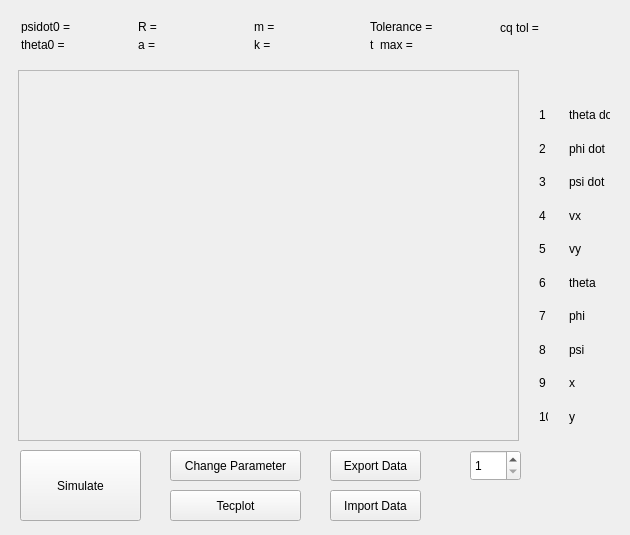
<?xml version="1.0" encoding="UTF-8"?>
<ui version="4.0">
 <class>MainWindow</class>
 <widget class="QMainWindow" name="MainWindow">
  <property name="geometry">
   <rect>
    <x>0</x>
    <y>0</y>
    <width>630</width>
    <height>535</height>
   </rect>
  </property>
  <property name="minimumSize">
   <size>
    <width>630</width>
    <height>535</height>
   </size>
  </property>
  <property name="maximumSize">
   <size>
    <width>630</width>
    <height>535</height>
   </size>
  </property>
  <property name="windowTitle">
   <string>MainWindow</string>
  </property>
  <widget class="QWidget" name="centralWidget">
   <widget class="QPushButton" name="changeparameter_button">
    <property name="geometry">
     <rect>
      <x>170</x>
      <y>450</y>
      <width>131</width>
      <height>31</height>
     </rect>
    </property>
    <property name="text">
     <string>Change Parameter</string>
    </property>
   </widget>
   <widget class="QPushButton" name="Simulate_button">
    <property name="geometry">
     <rect>
      <x>20</x>
      <y>450</y>
      <width>121</width>
      <height>71</height>
     </rect>
    </property>
    <property name="text">
     <string>Simulate</string>
    </property>
   </widget>
   <widget class="QPushButton" name="Import_button">
    <property name="geometry">
     <rect>
      <x>330</x>
      <y>490</y>
      <width>91</width>
      <height>31</height>
     </rect>
    </property>
    <property name="text">
     <string>Import Data</string>
    </property>
   </widget>
   <widget class="QPushButton" name="Export_button">
    <property name="geometry">
     <rect>
      <x>330</x>
      <y>450</y>
      <width>91</width>
      <height>31</height>
     </rect>
    </property>
    <property name="text">
     <string>Export Data</string>
    </property>
   </widget>
   <widget class="QPushButton" name="Tecplot_button">
    <property name="geometry">
     <rect>
      <x>170</x>
      <y>490</y>
      <width>131</width>
      <height>31</height>
     </rect>
    </property>
    <property name="text">
     <string>Tecplot</string>
    </property>
   </widget>
   <widget class="QFrame" name="plottingframe">
    <property name="geometry">
     <rect>
      <x>18</x>
      <y>70</y>
      <width>501</width>
      <height>371</height>
     </rect>
    </property>
    <property name="frameShape">
     <enum>QFrame::StyledPanel</enum>
    </property>
    <property name="frameShadow">
     <enum>QFrame::Raised</enum>
    </property>
   </widget>
   <widget class="QSpinBox" name="spinBox">
    <property name="geometry">
     <rect>
      <x>470</x>
      <y>450</y>
      <width>51</width>
      <height>31</height>
     </rect>
    </property>
    <property name="minimum">
     <number>1</number>
    </property>
    <property name="maximum">
     <number>9</number>
    </property>
   </widget>
   <widget class="QWidget" name="verticalLayoutWidget">
    <property name="geometry">
     <rect>
      <x>528</x>
      <y>90</y>
      <width>31</width>
      <height>351</height>
     </rect>
    </property>
    <layout class="QVBoxLayout" name="verticalLayout">
     <item>
      <widget class="QLabel" name="label_2">
       <property name="text">
        <string>1</string>
       </property>
      </widget>
     </item>
     <item>
      <widget class="QLabel" name="label_7">
       <property name="text">
        <string>2</string>
       </property>
      </widget>
     </item>
     <item>
      <widget class="QLabel" name="label_10">
       <property name="text">
        <string>3</string>
       </property>
      </widget>
     </item>
     <item>
      <widget class="QLabel" name="label_9">
       <property name="text">
        <string>4</string>
       </property>
      </widget>
     </item>
     <item>
      <widget class="QLabel" name="label_11">
       <property name="text">
        <string>5</string>
       </property>
      </widget>
     </item>
     <item>
      <widget class="QLabel" name="label_8">
       <property name="text">
        <string>6</string>
       </property>
      </widget>
     </item>
     <item>
      <widget class="QLabel" name="label_5">
       <property name="text">
        <string>7</string>
       </property>
      </widget>
     </item>
     <item>
      <widget class="QLabel" name="label_6">
       <property name="text">
        <string>8</string>
       </property>
      </widget>
     </item>
     <item>
      <widget class="QLabel" name="label_4">
       <property name="text">
        <string>9</string>
       </property>
      </widget>
     </item>
     <item>
      <widget class="QLabel" name="label_3">
       <property name="text">
        <string>10</string>
       </property>
      </widget>
     </item>
    </layout>
   </widget>
   <widget class="QWidget" name="verticalLayoutWidget_2">
    <property name="geometry">
     <rect>
      <x>558</x>
      <y>90</y>
      <width>63</width>
      <height>351</height>
     </rect>
    </property>
    <layout class="QVBoxLayout" name="verticalLayout_2">
     <item>
      <widget class="QLabel" name="label_13">
       <property name="text">
        <string>theta dot</string>
       </property>
      </widget>
     </item>
     <item>
      <widget class="QLabel" name="label_19">
       <property name="text">
        <string>phi dot</string>
       </property>
      </widget>
     </item>
     <item>
      <widget class="QLabel" name="label_18">
       <property name="text">
        <string>psi dot</string>
       </property>
      </widget>
     </item>
     <item>
      <widget class="QLabel" name="label_20">
       <property name="text">
        <string>vx</string>
       </property>
      </widget>
     </item>
     <item>
      <widget class="QLabel" name="label_17">
       <property name="text">
        <string>vy</string>
       </property>
      </widget>
     </item>
     <item>
      <widget class="QLabel" name="label_16">
       <property name="text">
        <string>theta</string>
       </property>
      </widget>
     </item>
     <item>
      <widget class="QLabel" name="label_15">
       <property name="text">
        <string>phi</string>
       </property>
      </widget>
     </item>
     <item>
      <widget class="QLabel" name="label_14">
       <property name="text">
        <string>psi</string>
       </property>
      </widget>
     </item>
     <item>
      <widget class="QLabel" name="label_12">
       <property name="text">
        <string>x</string>
       </property>
      </widget>
     </item>
     <item>
      <widget class="QLabel" name="label">
       <property name="text">
        <string>y</string>
       </property>
      </widget>
     </item>
    </layout>
   </widget>
   <widget class="QWidget" name="horizontalLayoutWidget">
    <property name="geometry">
     <rect>
      <x>10</x>
      <y>10</y>
      <width>611</width>
      <height>52</height>
     </rect>
    </property>
    <layout class="QHBoxLayout" name="horizontalLayout">
     <item>
      <layout class="QVBoxLayout" name="verticalLayout_3">
       <item>
        <widget class="QLabel" name="psidot0_text">
         <property name="text">
          <string>psidot0 = </string>
         </property>
        </widget>
       </item>
       <item>
        <widget class="QLabel" name="theta0_text">
         <property name="text">
          <string>theta0 = </string>
         </property>
        </widget>
       </item>
      </layout>
     </item>
     <item>
      <layout class="QVBoxLayout" name="verticalLayout_4">
       <item>
        <widget class="QLabel" name="psidot0">
         <property name="text">
          <string/>
         </property>
        </widget>
       </item>
       <item>
        <widget class="QLabel" name="theta0">
         <property name="text">
          <string/>
         </property>
        </widget>
       </item>
      </layout>
     </item>
     <item>
      <layout class="QVBoxLayout" name="verticalLayout_5">
       <item>
        <widget class="QLabel" name="R_text">
         <property name="text">
          <string>R = </string>
         </property>
        </widget>
       </item>
       <item>
        <widget class="QLabel" name="a_text">
         <property name="text">
          <string>a = </string>
         </property>
        </widget>
       </item>
      </layout>
     </item>
     <item>
      <layout class="QVBoxLayout" name="verticalLayout_6">
       <item>
        <widget class="QLabel" name="R">
         <property name="text">
          <string/>
         </property>
        </widget>
       </item>
       <item>
        <widget class="QLabel" name="a">
         <property name="text">
          <string/>
         </property>
        </widget>
       </item>
      </layout>
     </item>
     <item>
      <layout class="QVBoxLayout" name="verticalLayout_7">
       <item>
        <widget class="QLabel" name="m_text">
         <property name="text">
          <string>m = </string>
         </property>
        </widget>
       </item>
       <item>
        <widget class="QLabel" name="k_text">
         <property name="text">
          <string>k = </string>
         </property>
        </widget>
       </item>
      </layout>
     </item>
     <item>
      <layout class="QVBoxLayout" name="verticalLayout_8">
       <item>
        <widget class="QLabel" name="m">
         <property name="text">
          <string/>
         </property>
        </widget>
       </item>
       <item>
        <widget class="QLabel" name="k">
         <property name="text">
          <string/>
         </property>
        </widget>
       </item>
      </layout>
     </item>
     <item>
      <layout class="QVBoxLayout" name="verticalLayout_9">
       <item>
        <widget class="QLabel" name="Tolerance_text">
         <property name="text">
          <string>Tolerance = </string>
         </property>
        </widget>
       </item>
       <item>
        <widget class="QLabel" name="t_max_text">
         <property name="text">
          <string>t_max = </string>
         </property>
        </widget>
       </item>
      </layout>
     </item>
     <item>
      <layout class="QVBoxLayout" name="verticalLayout_10">
       <item>
        <widget class="QLabel" name="Tolerance">
         <property name="text">
          <string/>
         </property>
        </widget>
       </item>
       <item>
        <widget class="QLabel" name="t_max">
         <property name="text">
          <string/>
         </property>
        </widget>
       </item>
      </layout>
     </item>
     <item>
      <layout class="QVBoxLayout" name="verticalLayout_11">
       <item>
        <widget class="QLabel" name="label_cqtol">
         <property name="text">
          <string>cq tol =</string>
         </property>
        </widget>
       </item>
       <item>
        <spacer name="verticalSpacer">
         <property name="orientation">
          <enum>Qt::Vertical</enum>
         </property>
         <property name="sizeHint" stdset="0">
          <size>
           <width>20</width>
           <height>40</height>
          </size>
         </property>
        </spacer>
       </item>
      </layout>
     </item>
     <item>
      <layout class="QVBoxLayout" name="verticalLayout_12">
       <item>
        <widget class="QLabel" name="display_cqtol">
         <property name="text">
          <string/>
         </property>
        </widget>
       </item>
       <item>
        <spacer name="verticalSpacer_2">
         <property name="orientation">
          <enum>Qt::Vertical</enum>
         </property>
         <property name="sizeHint" stdset="0">
          <size>
           <width>20</width>
           <height>40</height>
          </size>
         </property>
        </spacer>
       </item>
      </layout>
     </item>
    </layout>
   </widget>
  </widget>
  <action name="actionOpenParameterOptions">
   <property name="text">
    <string>openParameterOptions</string>
   </property>
  </action>
  <action name="actionSlideTime">
   <property name="text">
    <string>SlideTime</string>
   </property>
  </action>
  <action name="actionChangeVView">
   <property name="text">
    <string>changeVView</string>
   </property>
  </action>
 </widget>
 <layoutdefault spacing="6" margin="11"/>
 <resources/>
 <connections>
  <connection>
   <sender>changeparameter_button</sender>
   <signal>clicked()</signal>
   <receiver>actionOpenParameterOptions</receiver>
   <slot>trigger()</slot>
   <hints>
    <hint type="sourcelabel">
     <x>445</x>
     <y>59</y>
    </hint>
    <hint type="destinationlabel">
     <x>-1</x>
     <y>-1</y>
    </hint>
   </hints>
  </connection>
  <connection>
   <sender>spinBox</sender>
   <signal>valueChanged(int)</signal>
   <receiver>actionChangeVView</receiver>
   <slot>trigger()</slot>
   <hints>
    <hint type="sourcelabel">
     <x>49</x>
     <y>65</y>
    </hint>
    <hint type="destinationlabel">
     <x>-1</x>
     <y>-1</y>
    </hint>
   </hints>
  </connection>
 </connections>
 <slots>
  <slot>ExportbuttonClicked()</slot>
 </slots>
</ui>
